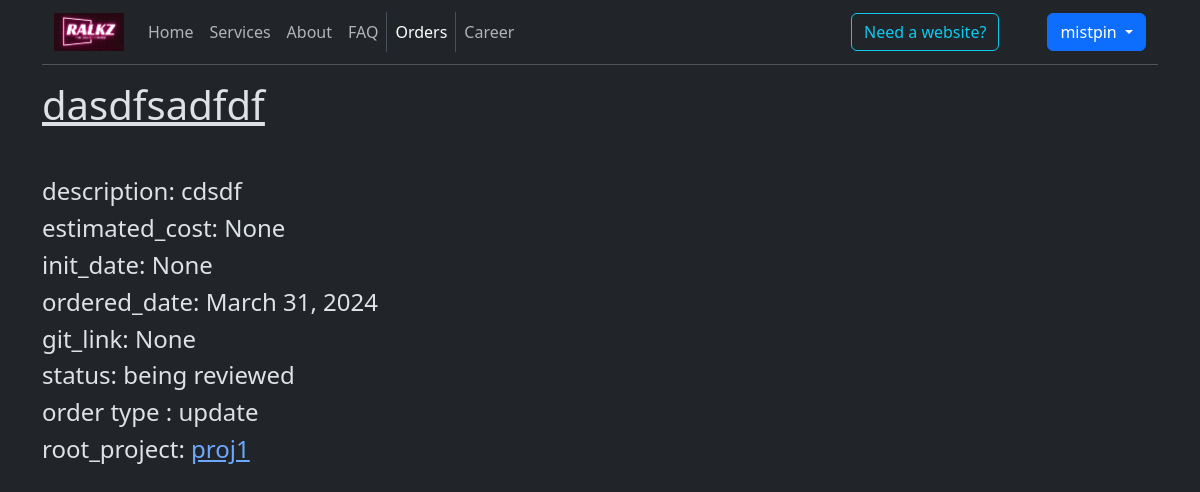
Page /orders/oid/dasdfsadfdf (signed in) on the committed database.
### Auth/models.py (models this page shows)
class RalkzUser(AbstractUser):
    username = models.CharField(max_length=150, unique=True, primary_key=True)
    phone = models.CharField(max_length=10)
    address = models.TextField(max_length=200)
    email = models.EmailField(max_length=30, unique=True, null=True)
    full_name = models.CharField(max_length=30, default="NULL")
    accept_privacy_policy = models.BooleanField(default=False)
    is_employee = models.BooleanField(default=False)
    is_aspirant = models.BooleanField(default=False)
    email_verified = models.BooleanField(default=False)
    phone_verified = models.BooleanField(default=False)
    pass_hist = models.TextField(max_length=10000) #password history
    REQUIRED_FIELDS = ['phone',  'full_name', 'email']
    USERNAME_FIELD = "username"

### Home/models.py (models this page shows)
class Project(models.Model):
    id = models.SmallAutoField(primary_key=True)
    owner = models.ForeignKey(RalkzUser, on_delete=models.PROTECT)
    project_name = models.CharField(max_length=20)
    status = models.CharField(max_length=20, default="order placed")
    project_description = models.TextField()
    ordered_date = models.DateField(auto_now_add=True)
    project_init_date = models.DateField(null=True, blank=True)
    project_finish_date = models.DateField(null=True, blank=True)
    user_agreement = models.FileField(null=True, blank=True)
    git_link = models.TextField(null=True, blank=True)
    project_team = models.CharField(max_length=20, null=True, blank=True)
    estimated_cost = models.IntegerField(null=True, blank=True)
    is_update = models.BooleanField(default=False)
    root_project = models.ForeignKey('self',on_delete=models.PROTECT, null=True, blank=True)  # the base project id of the update is linked here.

### Home/views.py (the view)
# urls.py: path('orders/oid/<str:project_id>', views.project),
@login_required
def project(request, **kwrgs):
    project_name = kwrgs['project_id']
    user = get_user(request)
    emp_level = EMP
    if user.is_employee:
        emp_level = EmployeePosition.objects.filter(employee = Employee.objects.get(user_name=user)).order_by('-date')[0].emp_level
        print("&"*20, emp_level)
    if emp_level in [MD, MAN]:
        proj = Project.objects.filter(project_name = project_name)
    else:
        proj = Project.objects.filter(owner=user, project_name = project_name)
    if not proj.exists():
        messages.error(request, f'The requested project doesn\'t exist under the user "{user.username}"')
        return redirect('/orders')
    proj = proj[0]
    return render(request,'project.html', {'data':proj})

### Templates/project.html
{% extends 'outline.html' %}
{% load static %}
{% block body %}
  <section class="">
    <span class="h1 text-decoration-underline d-block mb-5 ">{{data.project_name}}</span>
    <span class="d-block h4">description:   {{data.project_description}}</span>
    <span class="d-block h4">estimated_cost: {{data.estimated_cost}}</span>
    <span class="d-block h4">init_date: {{data.project_init_date}}</span>
    <span class="d-block h4">ordered_date: {{data.ordered_date}}</span>
    <span class="d-block h4">git_link: {{data.git_link}}</span>
    <span class="d-block h4">status: {{data.status}}</span>
    {% if data.is_update %}
      <span class="d-block h4"> order type : update</span>
      <span class="d-block h4">root_project: <a href="/orders/{{data.root_project.project_name}}">{{data.root_project.project_name}}</a></span>
    {% endif %}
  </section>
{% endblock %}

### Templates/navbar.html (shortened to what this page needs)
{% load static %} {% block pre_links %}
<link rel="stylesheet" href="{% static 'css/navbar.css'%}" />
{% endblock pre_links %} {% block navabar %}
<nav class="navbar navbar-expand-lg">
  <div class="container-fluid">
    <a class="navbar-brand" href="#"
      ><img
        src= {% static 'img/ralkz_logo.png' %}
        class="m-0 p-0"
        style="width: 70px"
        alt=""
    /></a>
    <div class="collapse navbar-collapse text-center" id="navbarSupportedContent">
      <ul class="navbar-nav me-auto mb-2 mb-lg-0 page-link-list">
        <li class="nav-item">
          <a class="nav-link {% if '/' == request.path %} active rounded-3 border border-bottom-0 rounded-bottom-0 border-top-0 rounded-top-0  {% endif %}" href="/">Home</a>
        </li>
        <li class="nav-item">
          <a class="nav-link {% if 'service' in request.path %} active rounded-3 border border-bottom-0 rounded-bottom-0 border-top-0 rounded-top-0  {% endif %}" href="/service"> Services </a>
        </li>
        <li class="nav-item">
          <a class="nav-link {% if 'about' in request.path %} active rounded-3 border border-bottom-0 rounded-bottom-0 border-top-0 rounded-top-0  {% endif %}" href="/about" aria-disabled="true">About</a>
        </li>
        <li class="nav-item">
          <a class="nav-link {% if 'faq' in request.path %} active rounded-3 border border-bottom-0 rounded-bottom-0 border-top-0 rounded-top-0  {% endif %}" href="/faq" aria-disabled="true">FAQ</a>
        </li>
        <li class="nav-item">
          <a class="nav-link {% if 'orders' in request.path %} active rounded-3 border border-bottom-0 rounded-bottom-0 border-top-0 rounded-top-0  {% endif %}" href="/orders" aria-disabled="true">Orders</a>
        </li>
        <li class="nav-item">
          <a class="nav-link {% if 'career' in request.path or 'emp' in request.path %} active rounded-3 border border-bottom-0 rounded-bottom-0 border-top-0 rounded-top-0  {% endif %}" href="/career" aria-disabled="true">Career</a>
        </li>
      </ul>
      <div class="justify-content-center m-0 p-0 d-flex align-items-center gap-5" role="search">
        <a class="btn btn-outline-info d-none d-lg-flex text-decoration-none " href="/orders">Need a website?</a>
        {% if  user.is_authenticated %}
          <div class="login-signup-holder d-flex">
            <div class="dropdown">
              <a class="btn btn-primary  dropdown-toggle" href="#" role="button" data-bs-toggle="dropdown" aria-expanded="false">
                {{user.username}}
              </a>
            </div>
          </div>
        {% endif %}
      </div>
    </div>
  </div>
</nav>
<hr class="mt-0" />
{% endblock navabar %}

### Statics/css/navbar.css (style rules this page uses)
:root { --primary: #1e4f4f; --secondary: #E3651D; --light: #93B1A6; --dark: #020a0e; --shadow: #393646; }
.page-link-list li a { display: inline-block; position: relative; }
.page-link-list li a::after { content: ''; position: absolute; width: 100%; transform: scaleX(0); height: 2px; bottom: 0; left: 0; background-color: var(--light); transform-origin: bottom center; transition: transform 0.25s ease-out; }
.login-signup-holder { display: flex; }

### rows in the picture
Project: project_name "dasdfsadfdf", project_description "cdsdf", estimated_cost "None", project_init_date "None", ordered_date "March 31, 2024", git_link "None", status "being reviewed", root_project.project_name "proj1"

### other values in the picture
{{ user.username }} "mistpin"
